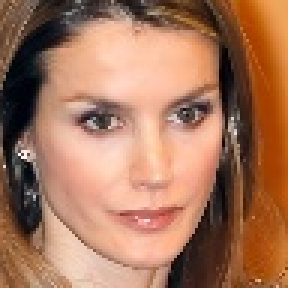
#> input picture newdata/image0027208.jpg, 96 x 96 px (shown 3 times larger); its folder holds only this picture in this run
$ jupyter execute --allow-errors HumanFaceClustering.ipynb
#> lines starting #> are read from the running program, lines starting #| are printed output that depends on the picture; after the words box and inside, x2 and y2 are one past the last pixel; in counts of white or black regions, pixels touching at a corner belong together
# This is a sample Jupyter Notebook

Below is an example of a code cell.
Put your cursor into the cell and press Shift+Enter to execute it and select the next one, or click 'Run Cell' button.

Press Double Shift to search everywhere for classes, files, tool windows, actions, and settings.

To learn more about Jupyter Notebooks in PyCharm, see [help](https://www.jetbrains.com/help/pycharm/ipython-notebook-support.html).
For an overview of PyCharm, go to Help -> Learn IDE features or refer to [our documentation](https://www.jetbrains.com/help/pycharm/getting-started.html).

[cell 1]
from logging import warning

import numpy as np
import cv2
import os
import matplotlib.pyplot as plt
import seaborn as sns
from keras.src.layers import GlobalAveragePooling2D
from scipy.cluster.vq import kmeans
from sklearn.decomposition import PCA
from tensorboard.plugins.histogram.summary import histogram
from webencodings import labels

[cell 2]
import warnings
warnings.filterwarnings('ignore')

[cell 3]
image_list=[]
path="newdata"
for filename in os.listdir(path):
    image=cv2.imread(os.path.join(path,filename))
#> image is the input picture: shape (96, 96, 3); mean B, G, R 91.4, 117.5, 166
    if image is not None:
        image=cv2.bitwise_not(image)
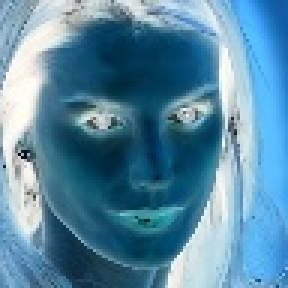
#> image: shape (96, 96, 3) (shown 3 times larger); mean B, G, R 163.6, 137.5, 89
        image_rgb = cv2.cvtColor(image, cv2.COLOR_BGR2RGB)
        image_list.append(image_rgb)
print(len(image_list))
#| 1

[cell 4]
import cv2
import os

def face_segmentation(image):
    ycbcr_image=cv2.cvtColor(image, cv2.COLOR_BGR2YCrCb)
    _, Cr, _ = cv2.split(ycbcr_image)
    _, mask=cv2.threshold(Cr, 0, 255, cv2.THRESH_BINARY + cv2.THRESH_OTSU)
    segmented_image=cv2.bitwise_and(image, image, mask=mask)

    return segmented_image

[cell 5]
segmented_images_list=[face_segmentation(image) for image in image_list]
#> in face_segmentation, `ycbcr_image=cv2.cvtColor(image, cv2.COLOR_BGR2YCrCb)`: ycbcr_image: shape (96, 96, 3); mean of channels 0, 1, 2 139.7, 145, 99.4
#> in face_segmentation, `_, Cr, _ = cv2.split(ycbcr_image)`:
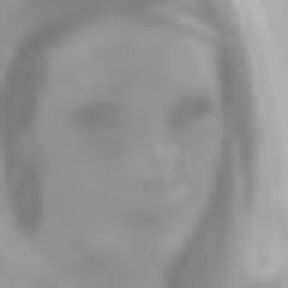
#> Cr: shape (96, 96) (shown 3 times larger); min 119, max 181, mean 145
#> in face_segmentation, `_, mask=cv2.threshold(Cr, 0, 255, cv2.THRESH_BINARY + cv2.THRESH_OTSU)`:
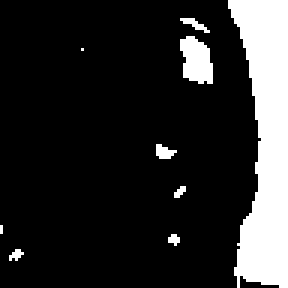
#> mask: shape (96, 96) (shown 3 times larger); 16.2% white; 9 white regions (5 under 20 px), largest, box (x1, y1, x2, y2) and area: (76, 0, 96, 96) 1284, (60, 12, 71, 28) 132, (52, 48, 59, 53) 23, (60, 6, 70, 11) 20
#> in face_segmentation, `segmented_image=cv2.bitwise_and(image, image, mask=mask)`:
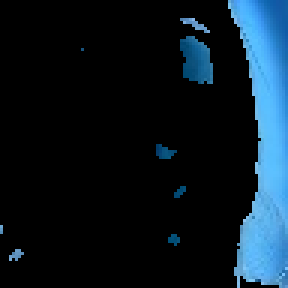
#> segmented_image: shape (96, 96, 3) (shown 3 times larger); mean R, G, B 11.6, 25.4, 35.4
#> segmented_images_list = 1 item

[cell 6]
def apply_morphology(segmented_image):
    kernel=np.ones((5, 5), np.uint8)
    morphed_image=cv2.morphologyEx(segmented_image, cv2.MORPH_CLOSE, kernel)
    return morphed_image

def segment_and_process_images(image_list):
    segmented_images=[]
    for image in image_list:
        segmented_image=face_segmentation(image)
        morphed_image=apply_morphology(segmented_image)
        segmented_images.append(morphed_image)
    return segmented_images
segmented_images_list=segment_and_process_images(segmented_images_list)
#> the loop in segment_and_process_images, `for image in image_list:` made 1 pass
#> pass 1, in face_segmentation (call 2), `_, Cr, _ = cv2.split(ycbcr_image)`:
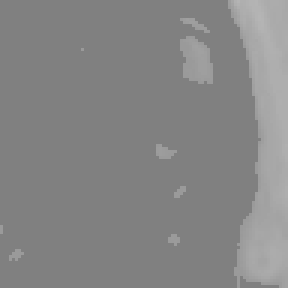
#> Cr: shape (96, 96) (shown 3 times larger); min 128, max 181, mean 134.1

[cell 7]
import dlib
#> (the rest of this cell did not finish here and is left out)

#> (a cell that did not finish here is left out)

[cell 9]
from skimage.feature import hog


def hog_extraction(image, orientations=8, pixels_per_cell=(8, 8),
                         cells_per_block=(2, 2), visualize=True):
    image_gray=cv2.cvtColor(image, cv2.COLOR_BGR2GRAY)
    fd, hog_image=hog(image_gray, orientations=orientations, pixels_per_cell=pixels_per_cell,visualize=visualize)
    return fd, hog_image

[cell 10]
from keras.src.applications.vgg16 import VGG16
from tensorflow.keras.models import Model
from tensorflow.keras.layers import Dense, GlobalAveragePooling2D, Dropout
# [11 lines left out: function create_model_for_vgg, not called in this run]

[cell 11]
# [9 lines left out: function vgg_feature_extraction, not called in this run]

[cell 12]
from keras.src.applications.resnet import ResNet50
# [11 lines left out: function create_model_for_resnet, not called in this run]

[cell 13]
# [9 lines left out: function resnet_feature_extraction, not called in this run]

[cell 14]
from skimage.feature import local_binary_pattern
def lbp_extraction(image):
    image_gray=cv2.cvtColor(image, cv2.COLOR_BGR2GRAY)
    lbp=local_binary_pattern(image_gray,P=8,R=1,method='uniform')
    bin_number=int(lbp.max()+1)
    #histogram,_=np.histogram(image,bins=bin_number)
    histogram,_=np.histogram(lbp.ravel(),bins=bin_number,range=(0,bin_number),density=True)
    return histogram,lbp

[cell 15]
##CLUSTERING

[cell 16]
from sklearn.cluster import KMeans, DBSCAN
def kmeans_clustering(cluster_number,feature):
    kmeans=KMeans(n_clusters=cluster_number,random_state=42).fit(feature)
    return kmeans.labels_

[cell 17]
# [6 lines left out: function DBSCAN_clustering, not called in this run]

[cell 18]
# [4 lines left out: function DBSCAN_clustering_for_nongeometric_or_combined, not called in this run]

[cell 19]
from keras import Input
def dec_input_with_autoencoder(dimension_of_input, dimension_of_encoding):
    layer=Input(shape=(dimension_of_input,))
    part_of_encoded=Dense(dimension_of_encoding, activation='relu')(layer)
    part_of_decoded=Dense(dimension_of_input, activation='sigmoid')(part_of_encoded)
    autoencoder=Model(layer,part_of_decoded)
    autoencoder.compile(optimizer='adam', loss='mse')
    encoder=Model(layer,part_of_encoded)
    return autoencoder,encoder

[cell 20]
def dec_clustering(feautre, cluster_number):
    feautre=np.array(feautre)
    dimension_of_input=feautre.shape[1]
    dimension_of_encoding=128
    autoencoder,encoder=dec_input_with_autoencoder(dimension_of_input,dimension_of_encoding)
    autoencoder.fit(feautre, feautre, epochs=50, batch_size=256, shuffle=True,verbose=1)
    encoding_part=encoder.predict(feautre)
    kmeans=KMeans(n_clusters=cluster_number, random_state=42)
    labels=kmeans.fit_predict(encoding_part)
    return labels

[cell 21]
from sklearn.metrics import silhouette_score
def silhoutte_evaluation(features,labels):
    success_score=silhouette_score(features,labels)
    return success_score

[cell 22]
##TESTING

[cell 23]
print("KMeans Clustering With Only Geometric Features")
#> (the rest of this cell did not finish here and is left out)

[cell 24]
print("Deep Embedded Clustering With Only Geometric Features")
#> (the rest of this cell did not finish here and is left out)

[cell 25]
print("DBSCAN Clustering With Only Geometric Features")
#> (the rest of this cell did not finish here and is left out)

[cell 26]
hog_features=[hog_extraction(image) for image in segmented_images_list]
#> in hog_extraction, `image_gray=cv2.cvtColor(image, cv2.COLOR_BGR2GRAY)`:
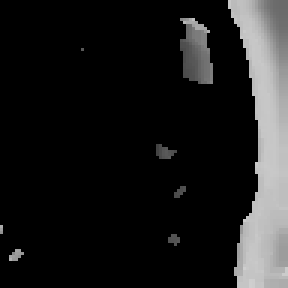
#> image_gray: shape (96, 96) (shown 3 times larger); min 0, max 207, mean 28.4
#> in hog_extraction, `fd, hog_image=hog(image_gray, orientations=orientations, pixels_per_ce..`:
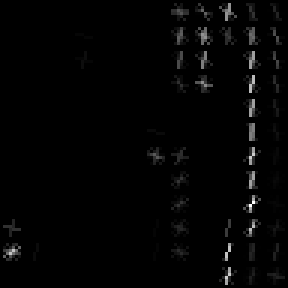
#> hog_image: shape (96, 96) float64 (shown 3 times larger); min 0, max 53.71, mean 0.8; drawn with min black and max white
#> in hog_extraction, `fd, hog_image=hog(image_gray, orientations=orientations, pixels_per_ce..`: fd = 7200 values, max 1 at index 2516, min 0 at index 0, mean 0.0308
#> hog_features = 1 item
lbp_features=[lbp_extraction(image) for image in segmented_images_list]
#> in lbp_extraction, `lbp=local_binary_pattern(image_gray,P=8,R=1,method='uniform')`:
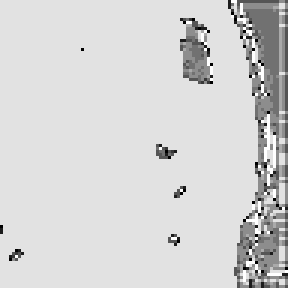
#> lbp: shape (96, 96) float64 (shown 3 times larger); min 0, max 9, mean 7.49; drawn with min black and max white
#> in lbp_extraction, `bin_number=int(lbp.max()+1)`: bin_number = 10
#> in lbp_extraction, `histogram,_=np.histogram(lbp.ravel(),bins=bin_number,range=(0,bin_numb..`: histogram = [0.00445, 0.00749, 0.00184, 0.0206, 0.034, 0.0543, 0.0127, 0.00369, 0.846, 0.0154]
#> lbp_features = 1 item

hog_features = [hog[0].flatten() for hog in hog_features]
lbp_features = [lbp[0].flatten() for lbp in lbp_features]
#> lbp_features = [[0.00445, 0.00749, 0.00184, 0.0206, 0.034, 0.0543, 0.0127, 0.00369, 0.846, 0.0154]]

$ run again, on newdata/image0027309.jpg
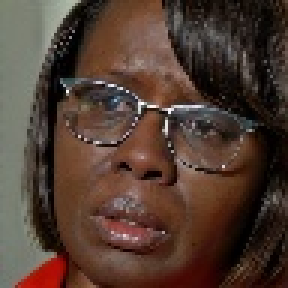
#> input picture newdata/image0027309.jpg, 96 x 96 px (shown 3 times larger)
#> image is the input picture: shape (96, 96, 3); mean B, G, R 50.3, 60.8, 81.4
#| 1
#> ycbcr_image: shape (96, 96, 3); mean of channels 0, 1, 2 195, 134.9, 115.9
#> in face_segmentation, `_, mask=cv2.threshold(Cr, 0, 255, cv2.THRESH_BINARY + cv2.THRESH_OTSU)`:
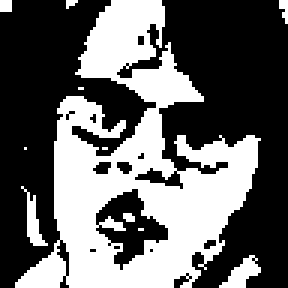
#> mask: shape (96, 96) (shown 3 times larger); 39.9% white; 11 white regions (8 under 20 px), largest, box (x1, y1, x2, y2) and area: (5, 0, 87, 96) 3484, (73, 85, 87, 96) 74, (7, 62, 16, 82) 64
#> segmented_images_list = 1 item
#> the loop in segment_and_process_images, `for image in image_list:` made 1 pass
#> fd = 7200 values, max 1 at index 788, min 0 at index 2, mean 0.0608
#> hog_features = 1 item
#> in lbp_extraction, `lbp=local_binary_pattern(image_gray,P=8,R=1,method='uniform')`:
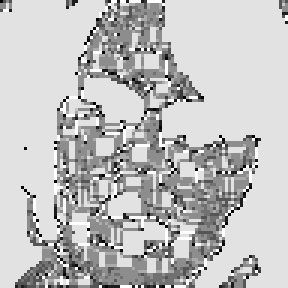
#> lbp: shape (96, 96) float64 (shown 3 times larger); min 0, max 9, mean 6.76; drawn with min black and max white
#> bin_number = 10
#> histogram = [0.0116, 0.0191, 0.0076, 0.0483, 0.0436, 0.167, 0.0413, 0.0105, 0.609, 0.0419]
#> `lbp_features=[lbp_extraction(image) for image in segmented_images_list]`: lbp_features = 1 item
#> `lbp_features = [lbp[0].flatten() for lbp in lbp_features]`: lbp_features = [[0.0116, 0.0191, 0.0076, 0.0483, 0.0436, 0.167, 0.0413, 0.0105, 0.609, 0.0419]]

$ run again, on newdata/image0027312.jpg
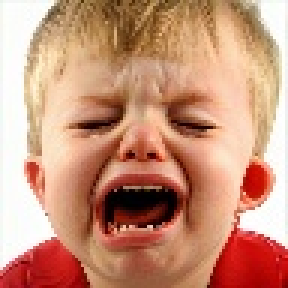
#> input picture newdata/image0027312.jpg, 96 x 96 px (shown 3 times larger)
#> image is the input picture: shape (96, 96, 3); mean B, G, R 121.2, 146.7, 200.9
#| 1
#> ycbcr_image: shape (96, 96, 3); mean of channels 0, 1, 2 109.7, 145.2, 96.6
#> in face_segmentation, `_, mask=cv2.threshold(Cr, 0, 255, cv2.THRESH_BINARY + cv2.THRESH_OTSU)`:
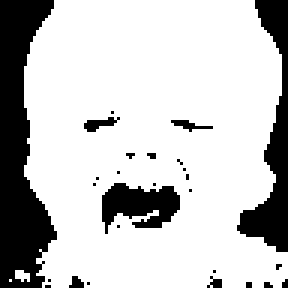
#> mask: shape (96, 96) (shown 3 times larger); 77.4% white; 27 black regions (22 under 20 px), largest, box (x1, y1, x2, y2) and area: (0, 0, 19, 96) 1126, (79, 0, 96, 84) 554, (34, 61, 60, 78) 278, (28, 39, 40, 44) 31, (57, 40, 71, 44) 24
#> segmented_images_list = 1 item
#> the loop in segment_and_process_images, `for image in image_list:` made 1 pass
#> fd = 7200 values, max 0.342 at index 2888, min 0 at index 0, mean 0.0789
#> hog_features = 1 item
#> in lbp_extraction, `lbp=local_binary_pattern(image_gray,P=8,R=1,method='uniform')`:
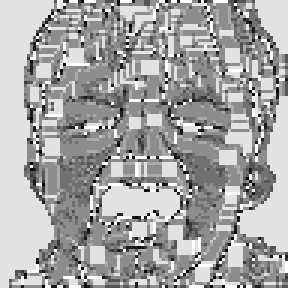
#> lbp: shape (96, 96) float64 (shown 3 times larger); min 0, max 9, mean 5.84; drawn with min black and max white
#> bin_number = 10
#> histogram = [0.0113, 0.0257, 0.0129, 0.0679, 0.108, 0.31, 0.0754, 0.011, 0.325, 0.0521]
#> `lbp_features=[lbp_extraction(image) for image in segmented_images_list]`: lbp_features = 1 item
#> `lbp_features = [lbp[0].flatten() for lbp in lbp_features]`: lbp_features = [[0.0113, 0.0257, 0.0129, 0.0679, 0.108, 0.31, 0.0754, 0.011, 0.325, 0.0521]]
